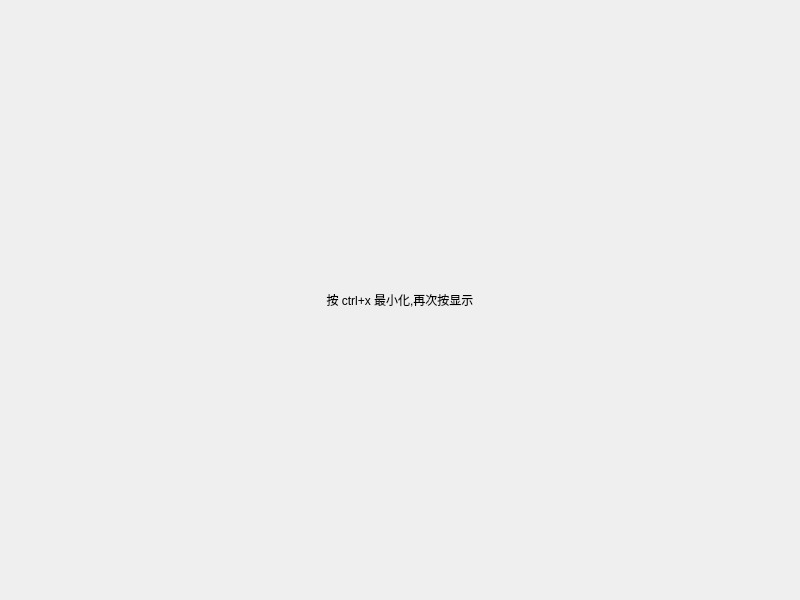
<?xml version="1.0" encoding="UTF-8"?>
<ui version="4.0">
 <class>frmShortCut</class>
 <widget class="QWidget" name="frmShortCut">
  <property name="geometry">
   <rect>
    <x>0</x>
    <y>0</y>
    <width>800</width>
    <height>600</height>
   </rect>
  </property>
  <property name="windowTitle">
   <string>全局热键示例</string>
  </property>
  <layout class="QVBoxLayout" name="verticalLayout">
   <item>
    <widget class="QLabel" name="label">
     <property name="text">
      <string>按 ctrl+x 最小化,再次按显示</string>
     </property>
     <property name="alignment">
      <set>Qt::AlignCenter</set>
     </property>
    </widget>
   </item>
  </layout>
 </widget>
 <resources/>
 <connections/>
</ui>
